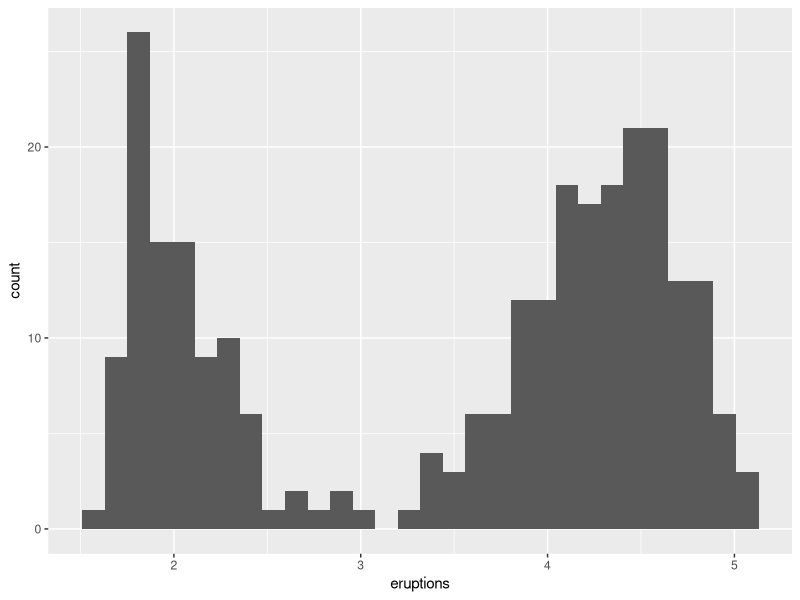
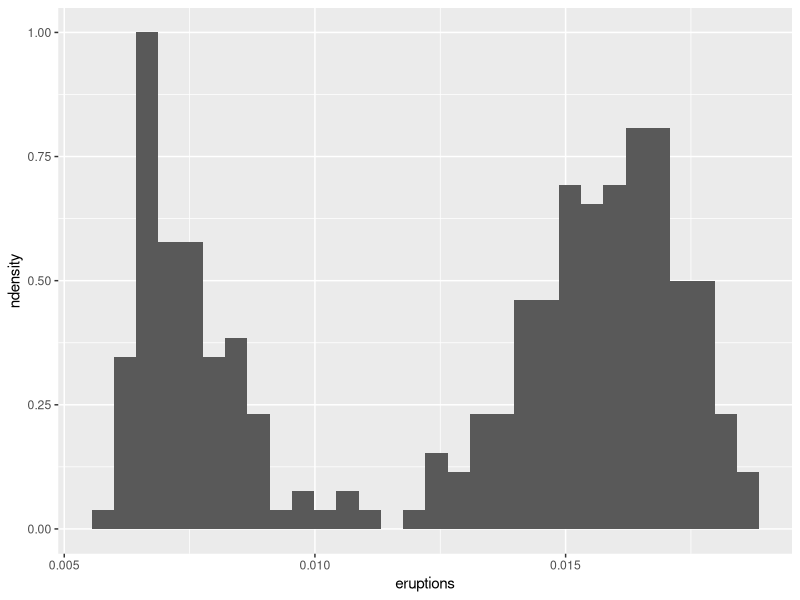

Write the R code that produced these figures, in order.
## ---- chunk 1
knitr::opts_chunk$set(
  comment = "R>", 
  warning = FALSE, 
  message = FALSE
)
## ---- chunk 2
library(tidyverse)
library(ggpubr)
## ---- chunk 3
ggplot(data = faithful, aes(x = eruptions)) +
  geom_histogram()
## ---- chunk 4
faithful %>% 
  mutate(eruptions = eruptions / length(eruptions)) %>%
  ggplot(aes(x = eruptions)) +
  geom_histogram(aes(y = ..ndensity..))

# ggplot(data = faithful, aes(x = eruptions)) +
#   geom_density(fill = "salmon", aes(y = ..density..)) +
#   scale_x_continuous(expand = c(0, 0)) +
#   scale_y_continuous(expand = c(0, 0))
